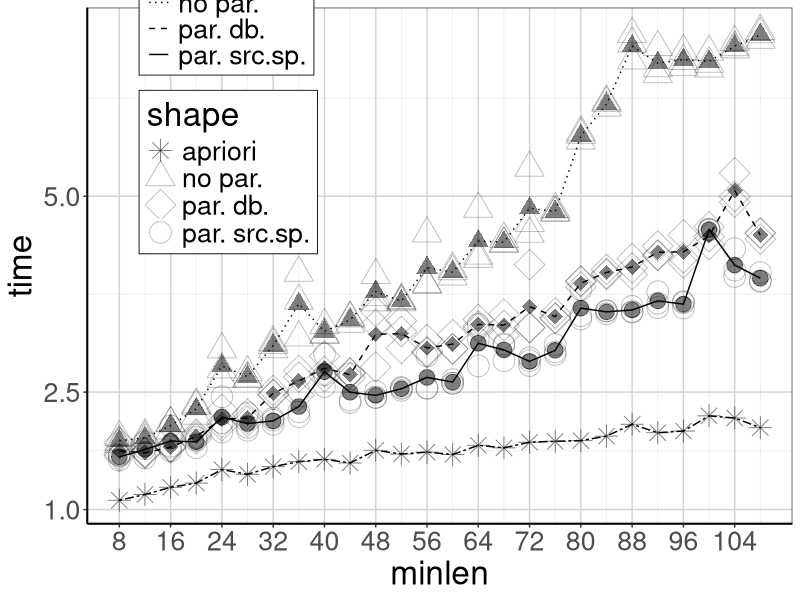
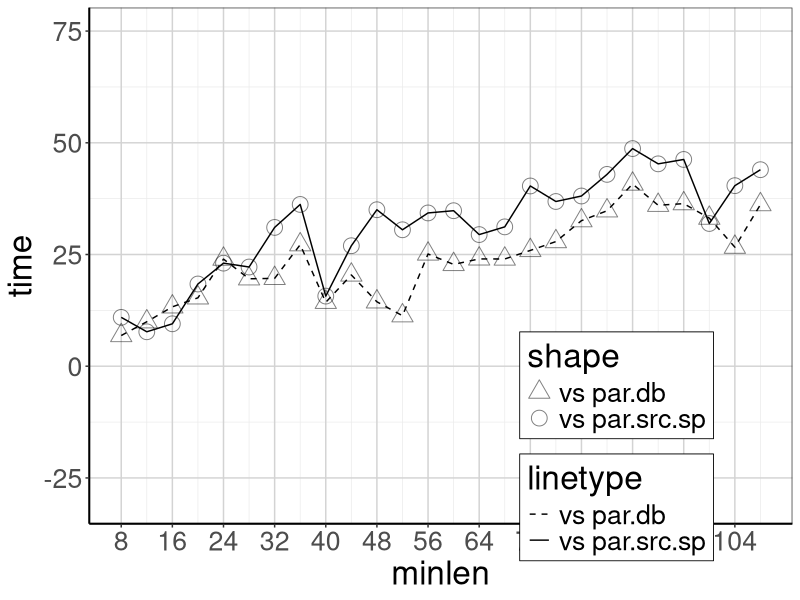
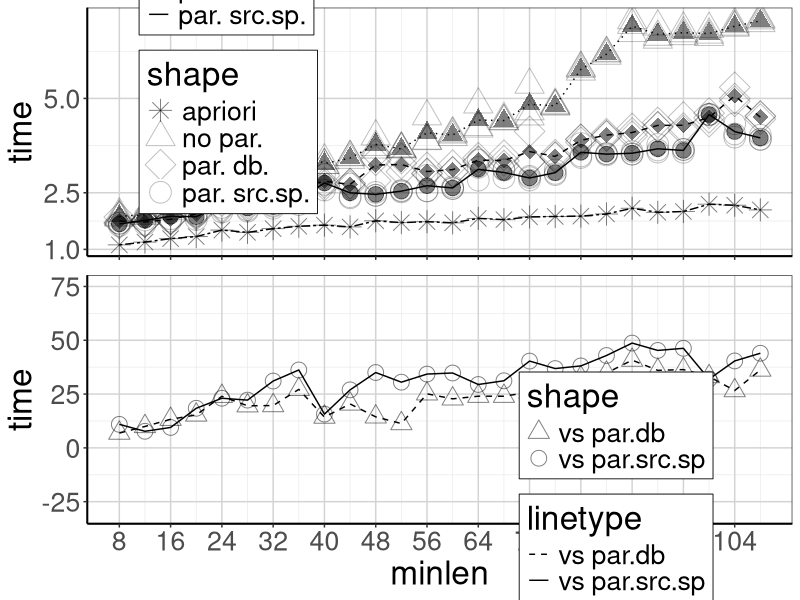
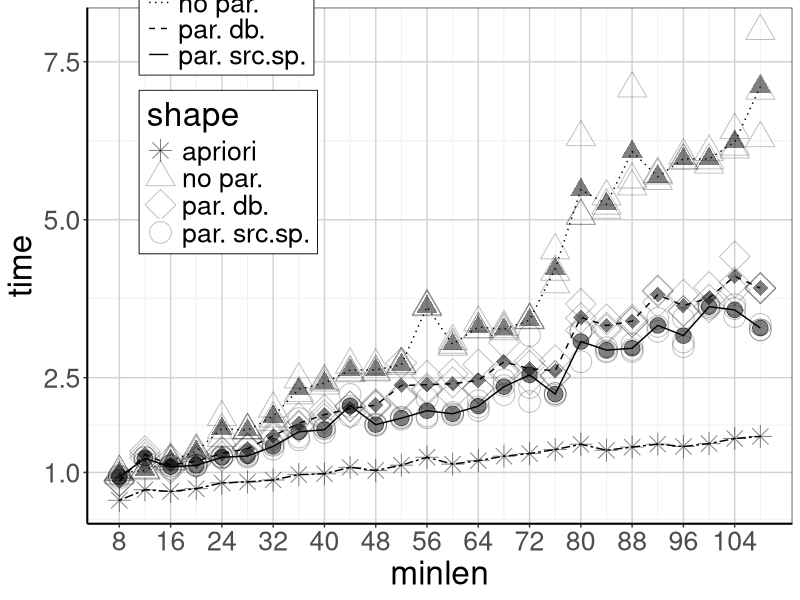
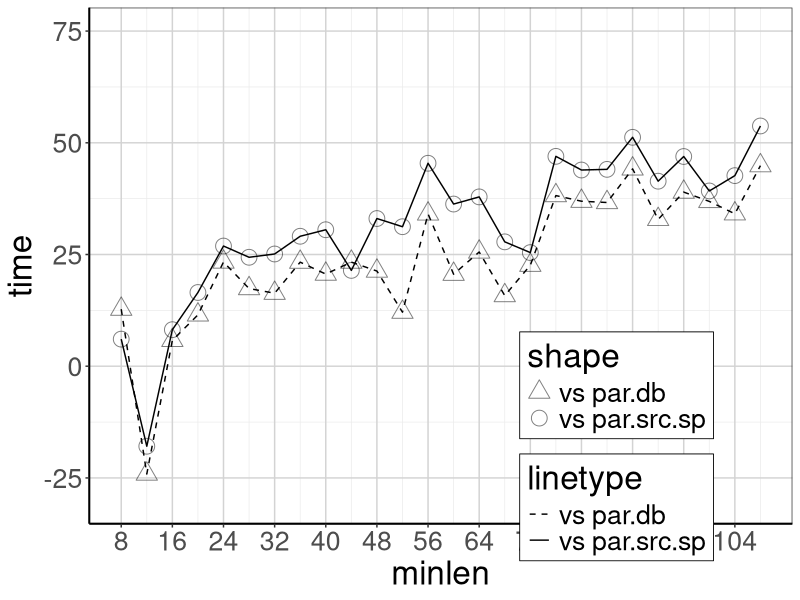
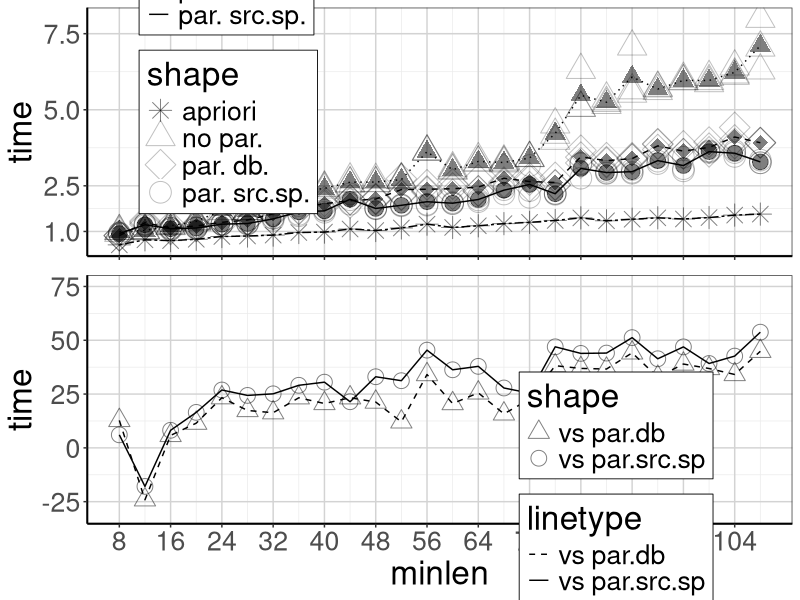
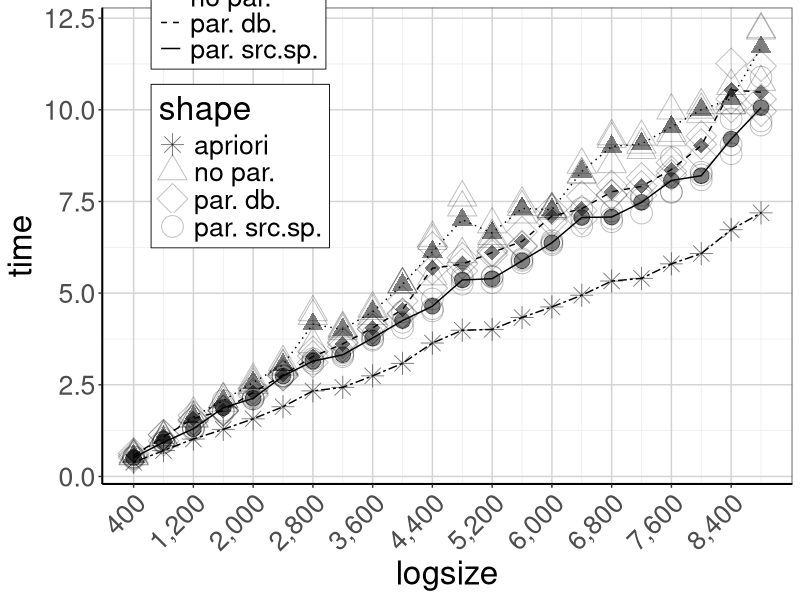
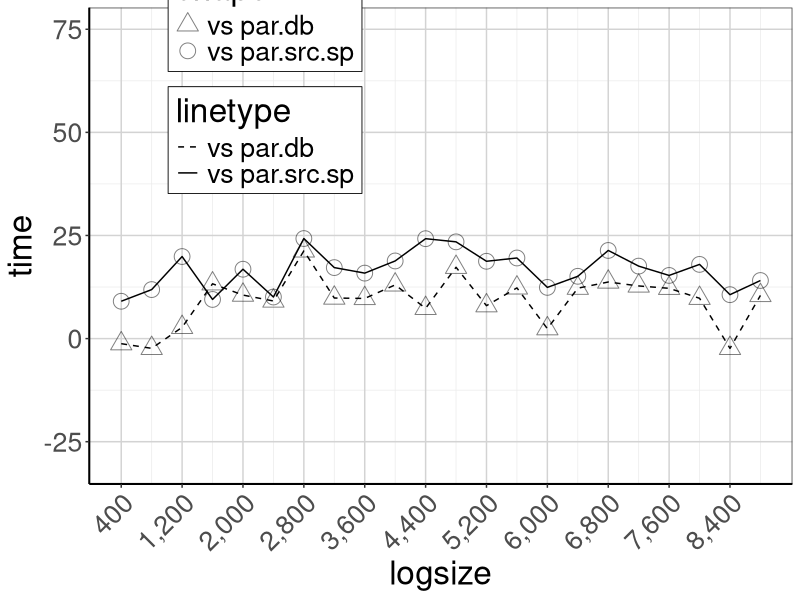

Reproduce these figures in R, in order.
#
# Creates the time performance graphs from CSV files contained in data/
# Author: Claudio Di Ciccio
# Version: 2017/07/07
#

library(ggplot2)
library(scales)
library(grid)

serious_theme <- theme_bw() + # less fancy colors
  #increase size of gridlines
  theme(panel.grid.major = element_line(size = .5, color = "lightgrey"),
        #increase size of axis lines
        axis.line = element_line(size=.7, color = "black"),
        #Adjust legend position to maximize space, use a vector of proportion
        #across the plot and up the plot where you want the legend. 
        #You can also use "left", "right", "top", "bottom", for legends on the side of the plot
        #  legend.position = c(.2,.9),
        #box around the legend
        legend.background = element_rect(colour = "black", size=.3),
        #increase the font size
        text = element_text(size=24)) 
## http://www.noamross.net/blog/2013/11/20/formatting-plots-for-pubs.html

data_v1 <- read.csv2(file='data/v1-synlog_performance.csv', sep=";", quote="'", header=TRUE, comment.char="#")
data_v3 <- read.csv2(file='data/v3-synlog_performance.csv', sep=";", quote="'", header=TRUE, comment.char="#")
data_v4 <- read.csv2(file='data/v4-synlog_performance.csv', sep=";", quote="'", header=TRUE, comment.char="#")

apriori_v1 <- read.csv2(file='data/v1-syn_apriori_performance.csv', sep=";", quote="'", header=TRUE, comment.char="#")
apriori_v3 <- read.csv2(file='data/v3-syn_apriori_performance.csv', sep=";", quote="'", header=TRUE, comment.char="#")
apriori_v4 <- read.csv2(file='data/v4-syn_apriori_performance.csv', sep=";", quote="'", header=TRUE, comment.char="#")

apriori <- rbind(apriori_v1, apriori_v3, apriori_v4)

# v1 miner ("no par.")
# v3 miner+ ("par. src.sp.")
# v4 ms miner+ ("par. db.")

data_v1$time <- data_v1$time * 1.0 / 1000
data_v3$time <- data_v3$time * 1.0 / 1000
data_v4$time <- data_v4$time * 1.0 / 1000
apriori$time <- apriori$time * 1.0 / 1000

default_alphabet <- '16'
default_logsize <- '1600'
default_tracelen <- '16'
default_support <- '80'
no_vacuity <- '100'
with_vacuity <- '0'

computypes <- c("apriori", "no par.", "par. db.", "par. src.sp.")
customshapetypes <- data.frame( types = computypes, shapes = c(8,2,5,1)) # two-crosses, triangle, circle, diamond
customlinetypes <- data.frame( types = computypes, lines = c("twodash","dotted","dashed","solid"))
compatypes <- c("vs par.db", "vs par.src.sp")
compashapetypes <- data.frame( types = compatypes, shapes = c(2,1)) # triangle, circle
compalinetypes <- data.frame( types = compatypes, lines = c("dashed","solid"))

#
#
################################################################
# W.r.t. trace length. No vacuity detection
################################################################
#
#

pdf("graphs/time-v-tracelen-alpha100.pdf")

data_v1_p <- data_v1[which(data_v1$alphabet == default_alphabet & data_v1$logsize == default_logsize & data_v1$support == default_support & data_v1$alpha == no_vacuity),]
data_v3_p <- data_v3[which(data_v3$alphabet == default_alphabet & data_v3$logsize == default_logsize & data_v3$support == default_support & data_v3$alpha == no_vacuity),]
data_v4_p <- data_v4[which(data_v4$alphabet == default_alphabet & data_v4$logsize == default_logsize & data_v4$support == default_support & data_v4$alpha == no_vacuity),]
apriori_p <- apriori[which(apriori$alphabet == default_alphabet & apriori$logsize == default_logsize & apriori$support == default_support & apriori$alpha == no_vacuity),]

apriori_p_avg <- aggregate(apriori_p[c("time")], by=apriori_p[c("minlen")], FUN=mean)
data_v1_p_avg <- aggregate(data_v1_p[c("time")], by=data_v1_p[c("minlen")], FUN=mean)
data_v3_p_avg <- aggregate(data_v3_p[c("time")], by=data_v3_p[c("minlen")], FUN=mean)
data_v4_p_avg <- aggregate(data_v4_p[c("time")], by=data_v4_p[c("minlen")], FUN=mean)

tracelen_novac_plot <- ggplot(data = NULL, aes(x = minlen, y = time)) +
  geom_point(data = apriori_p_avg, alpha=0.5, size=5, aes(shape="apriori")) +  
  geom_line(data = apriori_p_avg, aes(linetype="apriori")) +
  geom_point(data = data_v1_p, alpha=0.25, size=7, aes(shape="no par.")) +
  geom_point(data = data_v1_p_avg, alpha=0.5, size=5, shape=17, show.legend=FALSE) + # black triangle  
  geom_line(data = data_v1_p_avg, aes(linetype="no par.")) +
  geom_point(data = data_v3_p, alpha=0.25, size=7, aes(shape="par. src.sp.")) +
  geom_point(data = data_v3_p_avg, alpha=0.5, size=5, shape=19, show.legend=FALSE) + # black disc
  geom_line(data = data_v3_p_avg, aes(linetype="par. src.sp.")) +
  geom_point(data = data_v4_p, alpha=0.25, size=7, aes(shape="par. db.")) +
  geom_point(data = data_v4_p_avg, alpha=0.5, size=5, shape=18, show.legend=FALSE) + # black diamond
  geom_line(data = data_v4_p_avg, aes(linetype="par. db."))

x_minor_ticks=sort(unique(data_v1_p$minlen))
x_ticks=x_minor_ticks[seq(1, length(x_minor_ticks), 2)]
tracelen_novac_plot <- tracelen_novac_plot +
#  ylim(0,50) +
#  scale_y_log10() +
#  annotation_logticks(sides = "l") +
#  coord_trans(y = "log10") +
  scale_y_continuous(labels = comma, breaks=c(1.000, 2.500, 5.000, 7.500)) +
  scale_x_continuous(breaks = x_ticks, minor_breaks=x_minor_ticks, labels = comma) +
  labs(list(title = "Time v. trace length", x = "Events per trace", y = "Computation time [sec]", shape = "Algorithm", linetype = "Algorithm")) +
  serious_theme + theme(legend.position=c(.2,.85), plot.title=element_blank()) +
  scale_shape_manual(breaks = customshapetypes$types, values=customshapetypes$shapes) +
  scale_linetype_manual(breaks = customlinetypes$types, values=customlinetypes$lines)

plot (tracelen_novac_plot)

dev.off()

#
#
################################################################
# Time saving with parallelism, w.r.t. trace length. No vacuity detection
################################################################
#
#

pdf("graphs/time-v-tracelen-alpha100-savings.pdf")

# Merge data_v1_p_avg and data_v3_p_avg by their "minlen" column and subtract the respective "time" content
data_v1_v3_p_avg <- within(merge(data_v1_p_avg,data_v3_p_avg,by="minlen"), {
  time <- ( (time.x - time.y) / time.x )  * 100
})[,c("minlen","time")]

# Merge data_v1_p_avg and data_v4_p_avg by their "minlen" column and subtract the respective "time" content
data_v1_v4_p_avg <- within(merge(data_v1_p_avg,data_v4_p_avg,by="minlen"), {
  time <- ( (time.x - time.y) / time.x )  * 100
})[,c("minlen","time")]

sav_tracelen_novac_plot <- ggplot(data = NULL, aes(x = minlen, y = time)) +
  geom_point(data = data_v1_v3_p_avg, alpha=0.5, size=5, aes(shape="vs par.src.sp")) + # disc
  geom_line(data = data_v1_v3_p_avg, aes(linetype="vs par.src.sp")) +
  geom_point(data = data_v1_v4_p_avg, alpha=0.5, size=5, aes(shape="vs par.db")) + # diamond
  geom_line(data = data_v1_v4_p_avg, aes(linetype="vs par.db"))


sav_tracelen_novac_plot <- sav_tracelen_novac_plot +
  ylim(-30,75) +
  scale_x_continuous(breaks = x_ticks, minor_breaks=x_minor_ticks, labels = comma) +
  labs(list(title = "Time saved with parallelism v. trace length", x = "Events per trace", y = "Relative difference in comp. time [%]", shape = "Comparison", linetype = "Comparison")) +
  serious_theme + theme(legend.position=c(.75,.15), plot.title=element_blank()) +
  scale_shape_manual(breaks = compashapetypes$types, values=compashapetypes$shapes) +
  scale_linetype_manual(breaks = compalinetypes$types, values=compalinetypes$lines)

plot (sav_tracelen_novac_plot)

dev.off()

#
#
################################################################
# Time w.r.t. trace length + savings. No vacuity detection
################################################################
#
#

pdf("graphs/time-v-tracelen-alpha100-savings-tile.pdf", height = 14, width = 8)

grid.newpage()
grid.draw(rbind(
  ggplotGrob(tracelen_novac_plot +
               theme(axis.text.x = element_blank(), axis.title.x = element_blank())
  ), 
  ggplotGrob(sav_tracelen_novac_plot),
  size="first"))

dev.off()

#
#
################################################################
# W.r.t. trace length. With vacuity detection
################################################################
#
#

pdf("graphs/time-v-tracelen-alpha0.pdf")

data_v1_p <- data_v1[which(data_v1$alphabet == default_alphabet & data_v1$logsize == default_logsize & data_v1$support == default_support & data_v1$alpha == with_vacuity),]
data_v3_p <- data_v3[which(data_v3$alphabet == default_alphabet & data_v3$logsize == default_logsize & data_v3$support == default_support & data_v3$alpha == with_vacuity),]
data_v4_p <- data_v4[which(data_v4$alphabet == default_alphabet & data_v4$logsize == default_logsize & data_v4$support == default_support & data_v4$alpha == with_vacuity),]
apriori_p <- apriori[which(apriori$alphabet == default_alphabet & apriori$logsize == default_logsize & apriori$support == default_support & apriori$alpha == with_vacuity),]

apriori_p_avg <- aggregate(apriori_p[c("time")], by=apriori_p[c("minlen")], FUN=mean)
data_v1_p_avg <- aggregate(data_v1_p[c("time")], by=data_v1_p[c("minlen")], FUN=mean)
data_v3_p_avg <- aggregate(data_v3_p[c("time")], by=data_v3_p[c("minlen")], FUN=mean)
data_v4_p_avg <- aggregate(data_v4_p[c("time")], by=data_v4_p[c("minlen")], FUN=mean)

tracelen_vac_plot <- ggplot(data = NULL, aes(x = minlen, y = time)) +
  geom_point(data = apriori_p_avg, alpha=0.5, size=5, aes(shape="apriori")) +  
  geom_line(data = apriori_p_avg, aes(linetype="apriori")) +
  geom_point(data = data_v1_p, alpha=0.25, size=7, aes(shape="no par.")) +
  geom_point(data = data_v1_p_avg, alpha=0.5, size=5, shape=17, show.legend=FALSE) + # black triangle  
  geom_line(data = data_v1_p_avg, aes(linetype="no par.")) +
  geom_point(data = data_v3_p, alpha=0.25, size=7, aes(shape="par. src.sp.")) +
  geom_point(data = data_v3_p_avg, alpha=0.5, size=5, shape=19, show.legend=FALSE) + # black disc
  geom_line(data = data_v3_p_avg, aes(linetype="par. src.sp.")) +
  geom_point(data = data_v4_p, alpha=0.25, size=7, aes(shape="par. db.")) +
  geom_point(data = data_v4_p_avg, alpha=0.5, size=5, shape=18, show.legend=FALSE) + # black diamond
  geom_line(data = data_v4_p_avg, aes(linetype="par. db."))
  

x_minor_ticks=sort(unique(data_v1_p$minlen))
x_ticks=x_minor_ticks[seq(1, length(x_minor_ticks), 2)]
tracelen_vac_plot <- tracelen_vac_plot +
  #  ylim(0,80000) +
  # scale_y_log10(labels = comma) +
  # annotation_logticks(sides = "l") +
  # coord_trans(y = "log10") +
  scale_y_continuous(labels = comma, breaks=c(1.000,2.500,5.000,7.500,10.000)) +
  scale_x_continuous(breaks = x_ticks, minor_breaks=x_minor_ticks, labels = comma) +
  labs(list(title = "Time v. trace length", x = "Events per trace", y = "Computation time [sec]", shape = "Algorithm", linetype = "Algorithm")) +
  serious_theme + theme(legend.position=c(.2,.85), plot.title=element_blank()) +
  scale_shape_manual(breaks = customshapetypes$types, values=customshapetypes$shapes) +
  scale_linetype_manual(breaks = customlinetypes$types, values=customlinetypes$lines)

plot (tracelen_vac_plot)

dev.off()

#
#
################################################################
# Time saving with parallelism, w.r.t. trace length. With vacuity detection
################################################################
#
#

pdf("graphs/time-v-tracelen-alpha0-savings.pdf")

# Merge data_v1_p_avg and data_v3_p_avg by their "minlen" column and subtract the respective "time" content
data_v1_v3_p_avg <- within(merge(data_v1_p_avg,data_v3_p_avg,by="minlen"), {
  time <- ( (time.x - time.y) / time.x )  * 100
})[,c("minlen","time")]

# Merge data_v1_p_avg and data_v4_p_avg by their "minlen" column and subtract the respective "time" content
data_v1_v4_p_avg <- within(merge(data_v1_p_avg,data_v4_p_avg,by="minlen"), {
  time <- ( (time.x - time.y) / time.x )  * 100
})[,c("minlen","time")]

sav_tracelen_vac_plot <- ggplot(data = NULL, aes(x = minlen, y = time)) +
  geom_point(data = data_v1_v3_p_avg, alpha=0.5, size=5, aes(shape="vs par.src.sp")) + # disc
  geom_line(data = data_v1_v3_p_avg, aes(linetype="vs par.src.sp")) +
  geom_point(data = data_v1_v4_p_avg, alpha=0.5, size=5, aes(shape="vs par.db")) + # diamond
  geom_line(data = data_v1_v4_p_avg, aes(linetype="vs par.db"))

sav_tracelen_vac_plot <- sav_tracelen_vac_plot +
  ylim(-30,75) +
  scale_x_continuous(breaks = x_ticks, minor_breaks=x_minor_ticks, labels = comma) +
  labs(list(title = "Time saved with parallelism v. trace length", x = "Events per trace", y = "Relative difference in comp. time [%]", shape = "Comparison", linetype = "Comparison")) +
  serious_theme + theme(legend.position=c(.75,.15), plot.title=element_blank()) +
  scale_shape_manual(breaks = compashapetypes$types, values=compashapetypes$shapes) +
  scale_linetype_manual(breaks = compalinetypes$types, values=compalinetypes$lines)

plot (sav_tracelen_vac_plot)

dev.off()

#
#
################################################################
# Time w.r.t. trace length + savings. With vacuity detection
################################################################
#
#

pdf("graphs/time-v-tracelen-alpha0-savings-tile.pdf", height = 14, width = 8)

grid.newpage()
grid.draw(rbind(
  ggplotGrob(tracelen_vac_plot +
               theme(axis.text.x = element_blank(), axis.title.x = element_blank())
  ), 
  ggplotGrob(sav_tracelen_vac_plot),
  size="first"))

dev.off()

#
#
################################################################
# W.r.t. log size. No vacuity detection
################################################################
#
#

pdf("graphs/time-v-logsize-alpha100.pdf")

data_v1_p <- data_v1[which(data_v1$alphabet == default_alphabet & data_v1$minlen == default_tracelen & data_v1$support == default_support & data_v1$alpha == no_vacuity),]
data_v3_p <- data_v3[which(data_v3$alphabet == default_alphabet & data_v3$minlen == default_tracelen & data_v3$support == default_support & data_v3$alpha == no_vacuity),]
data_v4_p <- data_v4[which(data_v4$alphabet == default_alphabet & data_v4$minlen == default_tracelen & data_v4$support == default_support & data_v4$alpha == no_vacuity),]
apriori_p <- apriori[which(apriori$alphabet == default_alphabet & apriori$minlen == default_tracelen & apriori$support == default_support & apriori$alpha == no_vacuity),]

apriori_p_avg <- aggregate(apriori_p[c("time")], by=apriori_p[c("logsize")], FUN=mean)
data_v1_p_avg <- aggregate(data_v1_p[c("time")], by=data_v1_p[c("logsize")], FUN=mean)
data_v3_p_avg <- aggregate(data_v3_p[c("time")], by=data_v3_p[c("logsize")], FUN=mean)
data_v4_p_avg <- aggregate(data_v4_p[c("time")], by=data_v4_p[c("logsize")], FUN=mean)

logsize_novac_plot <- ggplot(data = NULL, aes(x = logsize, y = time)) +
  geom_point(data = apriori_p_avg, alpha=0.5, size=5, aes(shape="apriori")) +  
  geom_line(data = apriori_p_avg, aes(linetype="apriori")) +
  geom_point(data = data_v1_p, alpha=0.25, size=7, aes(shape="no par.")) +
  geom_point(data = data_v1_p_avg, alpha=0.5, size=5, shape=17, show.legend=FALSE) + # black triangle  
  geom_line(data = data_v1_p_avg, aes(linetype="no par.")) +
  geom_point(data = data_v3_p, alpha=0.25, size=7, aes(shape="par. src.sp.")) +
  geom_point(data = data_v3_p_avg, alpha=0.5, size=5, shape=19, show.legend=FALSE) + # black disc
  geom_line(data = data_v3_p_avg, aes(linetype="par. src.sp.")) +
  geom_point(data = data_v4_p, alpha=0.25, size=7, aes(shape="par. db.")) +
  geom_point(data = data_v4_p_avg, alpha=0.5, size=5, shape=18, show.legend=FALSE) + # black diamond
  geom_line(data = data_v4_p_avg, aes(linetype="par. db."))
  
x_minor_ticks=sort(unique(data_v1_p$logsize))
x_ticks=x_minor_ticks[seq(1, length(x_minor_ticks), 2)]
logsize_novac_plot <- logsize_novac_plot +
  #  ylim(0,80000) +
  #scale_y_log10(labels = comma) +
  #annotation_logticks(sides = "l") +
  scale_y_continuous(labels = comma) +
  # coord_trans(y = "log10") +
  scale_x_continuous(breaks = x_ticks, minor_breaks=x_minor_ticks, labels = comma) +
  labs(list(title = "Time v. log size", x = "Traces in log", y = "Computation time [sec]", shape = "Algorithm", linetype = "Algorithm")) +
  serious_theme + theme(legend.position=c(.2,.85), plot.title=element_blank(), axis.text.x = element_text(angle = 45, hjust = 1)) +
  scale_shape_manual(breaks = customshapetypes$types, values=customshapetypes$shapes) +
  scale_linetype_manual(breaks = customlinetypes$types, values=customlinetypes$lines)

plot (logsize_novac_plot)

dev.off()

#
#
################################################################
# Time saving with parallelism, w.r.t. log size. No vacuity detection
################################################################
#
#

pdf("graphs/time-v-logsize-alpha100-savings.pdf")

# Merge data_v1_p_avg and data_v3_p_avg by their "logsize" column and subtract the respective "time" content
data_v1_v3_p_avg <- within(merge(data_v1_p_avg,data_v3_p_avg,by="logsize"), {
  time <- ( (time.x - time.y) / time.x )  * 100
})[,c("logsize","time")]

# Merge data_v1_p_avg and data_v4_p_avg by their "logsize" column and subtract the respective "time" content
data_v1_v4_p_avg <- within(merge(data_v1_p_avg,data_v4_p_avg,by="logsize"), {
  time <- ( (time.x - time.y) / time.x )  * 100
})[,c("logsize","time")]

sav_logsize_novac_plot <- ggplot(data = NULL, aes(x = logsize, y = time)) +
  geom_point(data = data_v1_v3_p_avg, alpha=0.5, size=5, aes(shape="vs par.src.sp")) + # disc
  geom_line(data = data_v1_v3_p_avg, aes(linetype="vs par.src.sp")) +
  geom_point(data = data_v1_v4_p_avg, alpha=0.5, size=5, aes(shape="vs par.db")) + # diamond
  geom_line(data = data_v1_v4_p_avg, aes(linetype="vs par.db"))

sav_logsize_novac_plot <- sav_logsize_novac_plot +
  ylim(-30,75) +
  scale_x_continuous(breaks = x_ticks, minor_breaks=x_minor_ticks, labels = comma) +
  labs(list(title = "Time saved with parallelism v. log size", x = "Traces in log", y = "Relative difference in comp. time [%]", shape = "Comparison", linetype = "Comparison")) +
  serious_theme + theme(legend.position=c(.25,.85), plot.title=element_blank(), axis.text.x = element_text(angle = 45, hjust = 1)) +
  scale_shape_manual(breaks = compashapetypes$types, values=compashapetypes$shapes) +
  scale_linetype_manual(breaks = compalinetypes$types, values=compalinetypes$lines)

plot (sav_logsize_novac_plot)

dev.off()

#
#
################################################################
# Time w.r.t. log size + savings. No vacuity detection
################################################################
#
#

pdf("graphs/time-v-logsize-alpha100-savings-tile.pdf", height = 14, width = 8)

grid.newpage()
grid.draw(rbind(
  ggplotGrob(logsize_novac_plot +
               theme(axis.text.x = element_blank(), axis.title.x = element_blank())
  ), 
  ggplotGrob(sav_logsize_novac_plot),
  size="first"))

dev.off()

#
#
################################################################
# W.r.t. log size. With vacuity detection
################################################################
#
#

pdf("graphs/time-v-logsize-alpha0.pdf")

data_v1_p <- data_v1[which(data_v1$alphabet == default_alphabet & data_v1$minlen == default_tracelen & data_v1$support == default_support & data_v1$alpha == with_vacuity),]
data_v3_p <- data_v3[which(data_v3$alphabet == default_alphabet & data_v3$minlen == default_tracelen & data_v3$support == default_support & data_v3$alpha == with_vacuity),]
data_v4_p <- data_v4[which(data_v4$alphabet == default_alphabet & data_v4$minlen == default_tracelen & data_v4$support == default_support & data_v4$alpha == with_vacuity),]
apriori_p <- apriori[which(apriori$alphabet == default_alphabet & apriori$minlen == default_tracelen & apriori$support == default_support & apriori$alpha == with_vacuity),]

# Outlier removal
# data_v4_p <- data_v4_p[data_v4_p$time > 10000,]

apriori_p_avg <- aggregate(apriori_p[c("time")], by=apriori_p[c("logsize")], FUN=mean)
data_v1_p_avg <- aggregate(data_v1_p[c("time")], by=data_v1_p[c("logsize")], FUN=mean)
data_v3_p_avg <- aggregate(data_v3_p[c("time")], by=data_v3_p[c("logsize")], FUN=mean)
data_v4_p_avg <- aggregate(data_v4_p[c("time")], by=data_v4_p[c("logsize")], FUN=mean)

logsize_vac_plot <- ggplot(data = NULL, aes(x = logsize, y = time)) +
  geom_point(data = apriori_p_avg, alpha=0.5, size=5, aes(shape="apriori")) +  
  geom_line(data = apriori_p_avg, aes(linetype="apriori")) +
  geom_point(data = data_v1_p, alpha=0.25, size=7, aes(shape="no par.")) +
  geom_point(data = data_v1_p_avg, alpha=0.5, size=5, shape=17, show.legend=FALSE) + # black triangle  
  geom_line(data = data_v1_p_avg, aes(linetype="no par.")) +
  geom_point(data = data_v3_p, alpha=0.25, size=7, aes(shape="par. src.sp.")) +
  geom_point(data = data_v3_p_avg, alpha=0.5, size=5, shape=19, show.legend=FALSE) + # black disc
  geom_line(data = data_v3_p_avg, aes(linetype="par. src.sp.")) +
  geom_point(data = data_v4_p, alpha=0.25, size=7, aes(shape="par. db.")) +
  geom_point(data = data_v4_p_avg, alpha=0.5, size=5, shape=18, show.legend=FALSE) + # black diamond
  geom_line(data = data_v4_p_avg, aes(linetype="par. db."))
  
x_minor_ticks=sort(unique(data_v1_p$logsize))
x_ticks=x_minor_ticks[seq(1, length(x_minor_ticks), 2)]

logsize_vac_plot <- logsize_vac_plot +
  #  ylim(0,80000) +
  # scale_y_log10(labels = comma) +
  # annotation_logticks(sides = "l") +
  # coord_trans(y = "log10") +
  scale_y_continuous(labels = comma, breaks=c(1.000,2.500,5.000,7.500,10.000)) +
  scale_x_continuous(breaks = x_ticks, minor_breaks=x_minor_ticks, labels = comma) +
  labs(list(title = "Time v. log size", x = "Traces in log", y = "Computation time [sec]", shape = "Algorithm", linetype = "Algorithm")) +
  serious_theme + theme(legend.position=c(.2,.85), plot.title=element_blank(), axis.text.x = element_text(angle = 45, hjust = 1)) +
  scale_shape_manual(breaks = customshapetypes$types, values=customshapetypes$shapes) +
  scale_linetype_manual(breaks = customlinetypes$types, values=customlinetypes$lines)

plot (logsize_vac_plot)

dev.off()

#
#
################################################################
# Time saving with parallelism, w.r.t. log size. With vacuity detection
################################################################
#
#

pdf("graphs/time-v-logsize-alpha0-savings.pdf")

# Merge data_v1_p_avg and data_v3_p_avg by their "logsize" column and subtract the respective "time" content
data_v1_v3_p_avg <- within(merge(data_v1_p_avg,data_v3_p_avg,by="logsize"), {
  time <- ( (time.x - time.y) / time.x )  * 100
})[,c("logsize","time")]

# Merge data_v1_p_avg and data_v4_p_avg by their "logsize" column and subtract the respective "time" content
data_v1_v4_p_avg <- within(merge(data_v1_p_avg,data_v4_p_avg,by="logsize"), {
  time <- ( (time.x - time.y) / time.x )  * 100
})[,c("logsize","time")]

sav_logsize_vac_plot <- ggplot(data = NULL, aes(x = logsize, y = time)) +
  geom_point(data = data_v1_v3_p_avg, alpha=0.5, size=5, aes(shape="vs par.src.sp")) + # disc
  geom_line(data = data_v1_v3_p_avg, aes(linetype="vs par.src.sp")) +
  geom_point(data = data_v1_v4_p_avg, alpha=0.5, size=5, aes(shape="vs par.db")) + # diamond
  geom_line(data = data_v1_v4_p_avg, aes(linetype="vs par.db"))

sav_logsize_vac_plot <- sav_logsize_vac_plot +
  ylim(-30,75) +
  scale_x_continuous(breaks = x_ticks, minor_breaks=x_minor_ticks, labels = comma) +
  labs(list(title = "Time saved with parallelism v. log size", x = "Traces in log", y = "Relative difference in comp. time [%]", shape = "Comparison", linetype = "Comparison")) +
  serious_theme + theme(legend.position=c(.2,.85), plot.title=element_blank(), axis.text.x = element_text(angle = 45, hjust = 1)) +
  scale_shape_manual(breaks = compashapetypes$types, values=compashapetypes$shapes) +
  scale_linetype_manual(breaks = compalinetypes$types, values=compalinetypes$lines)

plot (sav_logsize_vac_plot)

dev.off()

#
#
################################################################
# Time w.r.t. log size + savings. With vacuity detection
################################################################
#
#

pdf("graphs/time-v-logsize-alpha0-savings-tile.pdf", height = 14, width = 8)

grid.newpage()
grid.draw(rbind(
  ggplotGrob(logsize_vac_plot +
               theme(axis.text.x = element_blank(), axis.title.x = element_blank())
    ), 
  ggplotGrob(sav_logsize_vac_plot),
  size="first"))

dev.off()

#
#
################################################################
# W.r.t. alphabet size. No vacuity detection
################################################################
#
#

pdf("graphs/time-v-alphabet-alpha100.pdf")

data_v1_p <- data_v1[which(data_v1$logsize == default_logsize & data_v1$minlen == default_tracelen & data_v1$support == default_support & data_v1$alpha == no_vacuity),]
data_v3_p <- data_v3[which(data_v3$logsize == default_logsize & data_v3$minlen == default_tracelen & data_v3$support == default_support & data_v3$alpha == no_vacuity),]
data_v4_p <- data_v4[which(data_v4$logsize == default_logsize & data_v4$minlen == default_tracelen & data_v4$support == default_support & data_v4$alpha == no_vacuity),]
apriori_p <- apriori[which(apriori$logsize == default_logsize & apriori$minlen == default_tracelen & apriori$support == default_support & apriori$alpha == no_vacuity),]

# Outliers removal
data_v1_p <- rbind(data_v1_p[(data_v1_p$alphabet == 56 & data_v1_p$time < 25),], data_v1_p[data_v1_p$alphabet != 56,])

apriori_p_avg <- aggregate(apriori_p[c("time")], by=apriori_p[c("alphabet")], FUN=mean)
data_v1_p_avg <- aggregate(data_v1_p[c("time")], by=data_v1_p[c("alphabet")], FUN=mean)
data_v3_p_avg <- aggregate(data_v3_p[c("time")], by=data_v3_p[c("alphabet")], FUN=mean)
data_v4_p_avg <- aggregate(data_v4_p[c("time")], by=data_v4_p[c("alphabet")], FUN=mean)

alphabet_novac_plot <- ggplot(data = NULL, aes(x = alphabet, y = time)) +
  geom_point(data = apriori_p_avg, alpha=0.5, size=5, aes(shape="apriori")) +  
  geom_line(data = apriori_p_avg, aes(linetype="apriori")) +
  geom_point(data = data_v1_p, alpha=0.25, size=7, aes(shape="no par.")) +
  geom_point(data = data_v1_p_avg, alpha=0.5, size=5, shape=17, show.legend=FALSE) + # black triangle  
  geom_line(data = data_v1_p_avg, aes(linetype="no par.")) +
  geom_point(data = data_v3_p, alpha=0.25, size=7, aes(shape="par. src.sp.")) +
  geom_point(data = data_v3_p_avg, alpha=0.5, size=5, shape=19, show.legend=FALSE) + # black disc
  geom_line(data = data_v3_p_avg, aes(linetype="par. src.sp.")) +
  geom_point(data = data_v4_p, alpha=0.25, size=7, aes(shape="par. db.")) +
  geom_point(data = data_v4_p_avg, alpha=0.5, size=5, shape=18, show.legend=FALSE) + # black diamond
  geom_line(data = data_v4_p_avg, aes(linetype="par. db."))
  
x_minor_ticks=sort(unique(data_v1_p$alphabet))
x_ticks=x_minor_ticks[seq(1, length(x_minor_ticks), 2)]

alphabet_novac_plot <- alphabet_novac_plot +
  #  ylim(0,80000) +
  #scale_y_log10(labels = comma) +
  #annotation_logticks(sides = "l") +
  scale_y_continuous(labels = comma, breaks = c(5.000,10.000,25.000,50.000,100.000)) +
  # coord_trans(y = "log10") +
  scale_x_continuous(breaks = x_ticks, minor_breaks=x_minor_ticks, labels = comma) +
  labs(list(title = "Time v. alphabet size", x = "Alphabet size", y = "Computation time [sec]", shape = "Algorithm", linetype = "Algorithm")) +
  serious_theme + theme(legend.position=c(.25,.85), plot.title=element_blank()) +
  scale_shape_manual(breaks = customshapetypes$types, values=customshapetypes$shapes) +
  scale_linetype_manual(breaks = customlinetypes$types, values=customlinetypes$lines)

plot (alphabet_novac_plot)

dev.off()

#
#
################################################################
# Time saving with parallelism, w.r.t. alphabet size. No vacuity detection
################################################################
#
#

pdf("graphs/time-v-alphabet-alpha100-savings.pdf")

# Merge data_v1_p_avg and data_v3_p_avg by their "alphabet" column and subtract the respective "time" content. Scale it as a percentage.
data_v1_v3_p_avg <- within(merge(data_v1_p_avg,data_v3_p_avg,by="alphabet"), {
  time <- ( (time.x - time.y) / time.x )  * 100
})[,c("alphabet","time")]

# Merge data_v1_p_avg and data_v4_p_avg by their "alphabet" column and subtract the respective "time" content. Scale it as a percentage.
data_v1_v4_p_avg <- within(merge(data_v1_p_avg,data_v4_p_avg,by="alphabet"), {
  time <- ( (time.x - time.y) / time.x )  * 100
})[,c("alphabet","time")]

sav_alphabet_novac_plot <- ggplot(data = NULL, aes(x = alphabet, y = time)) +
  geom_point(data = data_v1_v3_p_avg, alpha=0.5, size=5, aes(shape="vs par.src.sp")) + # disc
  geom_line(data = data_v1_v3_p_avg, aes(linetype="vs par.src.sp")) +
  geom_point(data = data_v1_v4_p_avg, alpha=0.5, size=5, aes(shape="vs par.db")) + # diamond
  geom_line(data = data_v1_v4_p_avg, aes(linetype="vs par.db"))


sav_alphabet_novac_plot <- sav_alphabet_novac_plot +
  ylim(-30,75) +
  scale_x_continuous(breaks = x_ticks, minor_breaks=x_minor_ticks, labels = comma) +
  labs(list(title = "Time saved with parallelism v. alphabet size", x = "Alphabet size", y = "Relative difference in comp. time [%]", shape = "Comparison", linetype = "Comparison")) +
  serious_theme + theme(legend.position=c(.2,.85), plot.title=element_blank()) +
  scale_shape_manual(breaks = compashapetypes$types, values=compashapetypes$shapes) +
  scale_linetype_manual(breaks = compalinetypes$types, values=compalinetypes$lines)

plot (sav_alphabet_novac_plot)

dev.off()

#
#
################################################################
# Time w.r.t. alphabet size + savings. No vacuity detection
################################################################
#
#

pdf("graphs/time-v-alphabet-alpha100-savings-tile.pdf", height = 14, width = 8)

grid.newpage()
grid.draw(rbind(
  ggplotGrob(alphabet_novac_plot +
               theme(axis.text.x = element_blank(), axis.title.x = element_blank())
  ), 
  ggplotGrob(sav_alphabet_novac_plot),
  size="first"))

dev.off()

#
#
################################################################
# W.r.t. alphabet size. With vacuity detection
################################################################
#
#

pdf("graphs/time-v-alphabet-alpha0.pdf")

data_v1_p <- data_v1[which(data_v1$logsize == default_logsize & data_v1$minlen == default_tracelen & data_v1$support == default_support & data_v1$alpha == with_vacuity),]
data_v3_p <- data_v3[which(data_v3$logsize == default_logsize & data_v3$minlen == default_tracelen & data_v3$support == default_support & data_v3$alpha == with_vacuity),]
data_v4_p <- data_v4[which(data_v4$logsize == default_logsize & data_v4$minlen == default_tracelen & data_v4$support == default_support & data_v4$alpha == with_vacuity),]
apriori_p <- apriori[which(apriori$logsize == default_logsize & apriori$minlen == default_tracelen & apriori$support == default_support & apriori$alpha == with_vacuity),]

# Outliers removal
data_v1_p <- data_v1_p[data_v1_p$time < 10,]

apriori_p_avg <- aggregate(apriori_p[c("time")], by=apriori_p[c("alphabet")], FUN=mean)
data_v1_p_avg <- aggregate(data_v1_p[c("time")], by=data_v1_p[c("alphabet")], FUN=mean)
data_v3_p_avg <- aggregate(data_v3_p[c("time")], by=data_v3_p[c("alphabet")], FUN=mean)
data_v4_p_avg <- aggregate(data_v4_p[c("time")], by=data_v4_p[c("alphabet")], FUN=mean)

alphabet_vac_plot <- ggplot(data = NULL, aes(x = alphabet, y = time)) +
  geom_point(data = apriori_p_avg, alpha=0.5, size=5, aes(shape="apriori")) +  
  geom_line(data = apriori_p_avg, aes(linetype="apriori")) +
  geom_point(data = data_v1_p, alpha=0.25, size=7, aes(shape="no par.")) +
  geom_point(data = data_v1_p_avg, alpha=0.5, size=5, shape=17, show.legend=FALSE) + # black triangle  
  geom_line(data = data_v1_p_avg, aes(linetype="no par.")) +
  geom_point(data = data_v3_p, alpha=0.25, size=7, aes(shape="par. src.sp.")) +
  geom_point(data = data_v3_p_avg, alpha=0.5, size=5, shape=19, show.legend=FALSE) + # black disc
  geom_line(data = data_v3_p_avg, aes(linetype="par. src.sp.")) +
  geom_point(data = data_v4_p, alpha=0.25, size=7, aes(shape="par. db.")) +
  geom_point(data = data_v4_p_avg, alpha=0.5, size=5, shape=18, show.legend=FALSE) + # black diamond
  geom_line(data = data_v4_p_avg, aes(linetype="par. db."))
  
x_minor_ticks=sort(unique(data_v1_p$alphabet))
x_ticks=x_minor_ticks[seq(1, length(x_minor_ticks), 2)]

alphabet_vac_plot <- alphabet_vac_plot +
  #  ylim(0,80000) +
  # scale_y_log10(labels = comma) +
  # annotation_logticks(sides = "l") +
  # coord_trans(y = "log10") +
  scale_y_continuous(labels = comma) +
  scale_x_continuous(breaks = x_ticks, minor_breaks=x_minor_ticks, labels = comma) +
  labs(list(title = "Time v. alphabet size", x = "Alphabet size", y = "Computation time [sec]", shape = "Algorithm", linetype = "Algorithm")) +
  serious_theme + theme(legend.position=c(.2,.8), plot.title=element_blank()) +
  scale_shape_manual(breaks = customshapetypes$types, values=customshapetypes$shapes) +
  scale_linetype_manual(breaks = customlinetypes$types, values=customlinetypes$lines)

plot (alphabet_vac_plot)

dev.off()

#
#
################################################################
# Time saving with parallelism, w.r.t. alphabet size. With vacuity detection
################################################################
#
#

pdf("graphs/time-v-alphabet-alpha0-savings.pdf")

# Merge data_v1_p_avg and data_v3_p_avg by their "alphabet" column and subtract the respective "time" content
data_v1_v3_p_avg <- within(merge(data_v1_p_avg,data_v3_p_avg,by="alphabet"), {
  time <- ( (time.x - time.y) / time.x )  * 100
})[,c("alphabet","time")]

# Merge data_v1_p_avg and data_v4_p_avg by their "alphabet" column and subtract the respective "time" content
data_v1_v4_p_avg <- within(merge(data_v1_p_avg,data_v4_p_avg,by="alphabet"), {
  time <- ( (time.x - time.y) / time.x )  * 100
})[,c("alphabet","time")]

sav_alphabet_vac_plot <- ggplot(data = NULL, aes(x = alphabet, y = time)) +
  geom_point(data = data_v1_v3_p_avg, alpha=0.5, size=5, aes(shape="vs par.src.sp")) + # disc
  geom_line(data = data_v1_v3_p_avg, aes(linetype="vs par.src.sp")) +
  geom_point(data = data_v1_v4_p_avg, alpha=0.5, size=5, aes(shape="vs par.db")) + # diamond
  geom_line(data = data_v1_v4_p_avg, aes(linetype="vs par.db"))


sav_alphabet_vac_plot <- sav_alphabet_vac_plot +
  ylim(-30,75) +
  scale_x_continuous(breaks = x_ticks, minor_breaks=x_minor_ticks, labels = comma) +
  labs(list(title = "Time saved with parallelism v. alphabet size", x = "Alphabet size", y = "Relative difference in comp. time [%]", shape = "Comparison", linetype = "Comparison")) +
  serious_theme + theme(legend.position=c(.2,.85), plot.title=element_blank()) +
  scale_shape_manual(breaks = compashapetypes$types, values=compashapetypes$shapes) +
  scale_linetype_manual(breaks = compalinetypes$types, values=compalinetypes$lines)

plot (sav_alphabet_vac_plot)

dev.off()

#
#
################################################################
# Time w.r.t. alphabet size + savings. With vacuity detection
################################################################
#
#

pdf("graphs/time-v-alphabet-alpha0-savings-tile.pdf", height = 14, width = 8)

grid.newpage()
grid.draw(rbind(
  ggplotGrob(alphabet_vac_plot +
               theme(axis.text.x = element_blank(), axis.title.x = element_blank())
  ), 
  ggplotGrob(sav_alphabet_vac_plot),
  size="first"))

dev.off()

#
#
################################################################
# Time saving with and without vacuity detection enabled.
################################################################
#
#

pdf("graphs/saved-timing-vac-v-novac.pdf", width = 16, height = 9)

data_v1_p <- data_v1[which(data_v1$alphabet == default_alphabet & data_v1$logsize == default_logsize & data_v1$minlen == default_tracelen),]
data_v3_p <- data_v3[which(data_v3$alphabet == default_alphabet & data_v3$logsize == default_logsize & data_v3$minlen == default_tracelen),]
data_v4_p <- data_v4[which(data_v4$alphabet == default_alphabet & data_v4$logsize == default_logsize & data_v4$minlen == default_tracelen),]

data_v1_p_avg <- aggregate(data_v1_p[c("time")], by=data_v1_p[c("support","alpha")], FUN=mean)
data_v3_p_avg <- aggregate(data_v3_p[c("time")], by=data_v3_p[c("support","alpha")], FUN=mean)
data_v4_p_avg <- aggregate(data_v4_p[c("time")], by=data_v4_p[c("support","alpha")], FUN=mean)

data_v1_p_avg[,c("variant")]="no par."
data_v3_p_avg[,c("variant")]="par. src.sp."
data_v4_p_avg[,c("variant")]="par. db."

data_v_p_avg <- rbind(data_v1_p_avg, data_v3_p_avg, data_v4_p_avg, make.row.names = TRUE)
data_v_p_avg$saved <- NA
data_v_p_avg$diffvacnovac <- data_v_p_avg$time

# Calculate the time saved by including the vacuity check
savings <- within(
  merge(
    data_v_p_avg[which(data_v_p_avg$alpha==100),],
    data_v_p_avg[which(data_v_p_avg$alpha==0),],
    by=c("support","variant")), {
      saved <- ( (time.x - time.y) / time.x ) * 100 * (-1)
      diffvacnovac <- time.x - time.y
      time <- time.x
      alpha <- alpha.x
    }
)[,c("variant","support","time","diffvacnovac","saved","alpha")]
# Update the "saved" time in the appropriate tuples of data_v_p_avg
data_v_p_avg <- rbind(data_v_p_avg[which(data_v_p_avg$alpha==0),],savings)

data_v_p_avg$alpha <- factor(data_v_p_avg$alpha, levels=c(100,0), labels=c("disabled","enabled"))

data_v_p_avg

plot(
  ggplot(data = data_v_p_avg, 
         aes(x = support, y = diffvacnovac) ) + 
    geom_bar(aes(x = support, y = diffvacnovac, fill = alpha), 
             position="stack", stat = "identity", alpha = 0.75) +
    geom_text(data = data_v_p_avg[which(data_v_p_avg$alpha=="disabled"),], 
              aes(x = support, y = time - diffvacnovac, label = paste0(sprintf("%.02f",saved),"%")), 
              size=6, na.rm = TRUE, angle = 90, hjust = -0.1) +
    facet_grid(~ variant) +
    serious_theme +
    scale_fill_manual(values=c("#BBBBBB","#000000")) +
    labs(fill = "Vacuity detection", x = "support [%]", y = "time [sec]")
)

dev.off()
